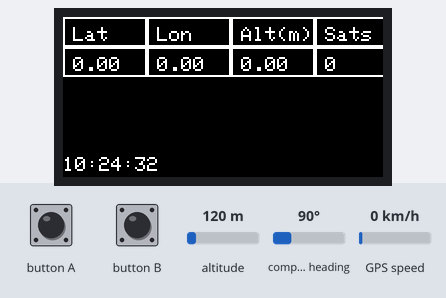
This sketch was run on a simulated ESP32. Parts: 160×80 colour display. The test bench sets the inputs (shaded band); at power-on: altitude 120 m, compass heading 90°, GPS speed 0 km/h. The GPS gets a fix after 3 s at 37.7749, -122.4194 with 8 satellites; what the sketch prints to the serial monitor is not drawn.

Above: at 3.7 s.
3.8 s: button A pressed for 3.2 s
At 7.6 s:
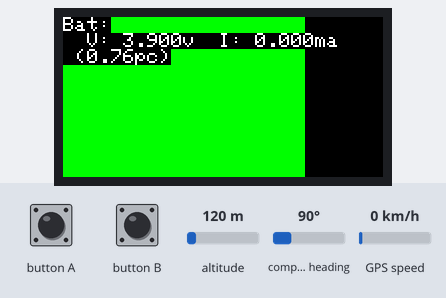
8.5 s: button A pressed for 3.2 s
At 11.6 s:
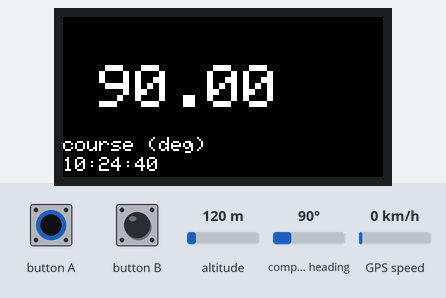
13.2 s: button A pressed for 3.2 s
At 17.3 s:
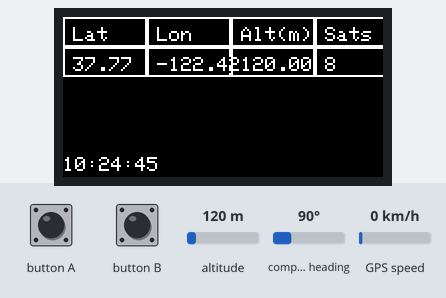
20.5 s: button B pressed for 0.15 s
At 21.4 s:
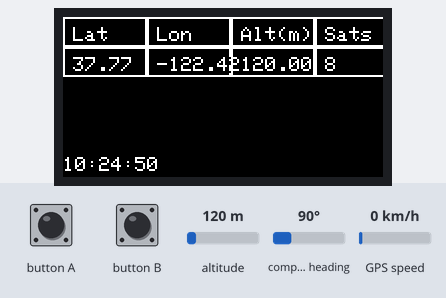
24.7 s: altitude set to 250 m
At 28.4 s:
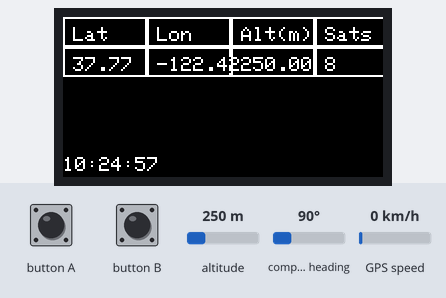
28.8 s: button B pressed for 1 s
At 29.8 s:
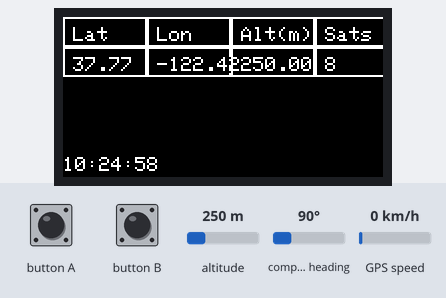
Timing chart, 0 to 31.8 s (numbered marks = the images above; inputs shaded):
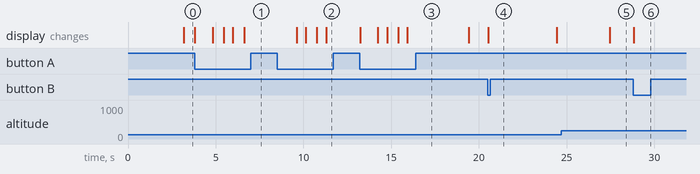

The sketch:

gps-fancy.ino
```cpp
#include <M5StickC.h>　
#include "TinyGPS++.h"        // Downloaded lib
#include <cmath>

TinyGPSPlus gps;
HardwareSerial GPSRaw(2);

static int displayRefreshWait = 3000;
int lastRefresh = 0;
int currentView = 0;
int secondarySelection = 0;

double destinationLat = 0.00;
double destinationLng = 0.00;

void setup() {
  M5.begin();
  Serial.begin(9600);

  M5.Lcd.setRotation(3);
  M5.Lcd.fillScreen(BLACK);
  GPSRaw.begin(9600, SERIAL_8N1, 33, 32);
}

void cellPosition(int row, int column, int cellHeight, int cellWidth, int result[]) {
  result[0] = column * cellWidth;
  result[1] = row * cellHeight;
}

void cellTextPosition(int row, int column, int cellHeight, int cellWidth, int textXOffset, int textYOffset, int result[]) {
  int cellPos[2] = {};
  cellPosition(row, column, cellHeight, cellWidth, cellPos);
  cellPos[0] += textXOffset;
  cellPos[1] += textYOffset;
}

void cellTextPosition(int cellPos [], int textXOffset, int textYOffset, int result[]) {
  result[0] = cellPos[0] + textXOffset;
  result[1] = cellPos[1] + textYOffset;
}

void drawTable(int columnCount, int rowCount, String values[]) {
  int cellHeight = 15;
  int textOffsetY = 5;
  int textOffsetX = 5;
  int cellWidth = 42;

  for(int row = 0; row < rowCount; row++) {
    for(int column = 0; column < columnCount; column++) {
      int currCellPosition[2] = {};
      cellPosition(row, column, cellHeight, cellWidth, currCellPosition);
      M5.Lcd.drawRect(currCellPosition[0], currCellPosition[1], cellWidth, cellHeight, WHITE);

      int cellTextPos[2] = {0, 0};
      cellTextPosition(currCellPosition, textOffsetX, textOffsetY, cellTextPos);
      M5.Lcd.setCursor(cellTextPos[0], cellTextPos[1]);
      M5.Lcd.printf(values[row * columnCount + column].c_str());
    }
  }
}

void pendingMessage() {
  int dotCount = (millis() / 1000) % 4;
  int x = 140;
  int y = 70;
  M5.Lcd.setCursor(x, y);
    M5.Lcd.print("    ");
  M5.Lcd.setCursor(x, y);
  for(int i = 0; i < dotCount; i++) {
    M5.Lcd.print(".");
  }
}

void refreshTime(int x, int y, TinyGPSPlus gps) {
  M5.Lcd.setCursor(x, y);
  M5.Lcd.printf("            ");
  M5.Lcd.setCursor(x, y);
  M5.Lcd.printf("%02i:%02i:%02i", gps.time.hour(), gps.time.minute(), gps.time.second());
}

void refreshTable(TinyGPSPlus gps) {

  String empty[] = { "Lat", "Lon", "Alt(m)", "Sats"
                     "      ", "      ", "      ", "      " };

  drawTable(3, 2, empty);

  String values[] = {
                              "Lat",                           "Lon",                    "Alt(m)",                    "Sats",
                      String(gps.location.lat()), String(gps.location.lng()), String(gps.altitude.meters()), String(gps.satellites.value())
                    };
  drawTable(4, 2, values);
}

void largeSpeed(TinyGPSPlus gps) {
  if(secondarySelection > 3) secondarySelection = 0;


  float speedVal = 0.0;
  char* speedName = "?";
  switch(secondarySelection) {
      case 0:
          speedVal = gps.speed.knots();
          speedName = "kts";
        break;
      case 1:
          speedVal = gps.speed.mph();
          speedName = "mph";
        break;
      case 2:
          speedVal = gps.speed.mps();
          speedName = "m/s";
        break;
      case 3:
          speedVal = gps.speed.kmph();
          speedName = "km/h";
        break;
  }

  M5.Lcd.setCursor(0,0);
  M5.Lcd.fillScreen(BLACK);
  M5.Lcd.setTextSize(3);
  M5.Lcd.println("");
  M5.Lcd.printf("   %.2f",speedVal);
  M5.Lcd.setTextSize(1);
  M5.Lcd.println("");
  M5.Lcd.println(speedName);
}

void largeCourse(TinyGPSPlus gps) {
  M5.Lcd.setCursor(0,0);
  M5.Lcd.fillScreen(BLACK);
  M5.Lcd.setTextSize(3);
  M5.Lcd.println("");
  M5.Lcd.printf(" %.2f",gps.course.deg());
  M5.Lcd.setTextSize(1);
  M5.Lcd.setCursor(0, 60);
  M5.Lcd.println("course (deg)");
}

void batteryFullScreen() {
  float maxVoltage = 4.183;
  float minVoltage = 3;
  float voltage = M5.Axp.GetBatVoltage();
  float amountAboveMin = voltage - minVoltage;
  float voltageSpread = maxVoltage - minVoltage;
  float percent = (amountAboveMin / voltageSpread);
  // 80 * 160 resolution
  float width = 160 * percent;

  M5.Lcd.fillScreen(BLACK);
  M5.Lcd.fillRect(0, 0, width, 80, GREEN);

  M5.Lcd.setCursor(0,0);
  M5.Lcd.printf("Bat:\r\n  V: %.3fv  I: %.3fma\r\n (%.2fpc)", voltage, M5.Axp.GetBatCurrent(), percent);
}

void drawNumber(uint16_t backColor, uint16_t foreColor, int cursorXPos, int cursorYPos, float posVal) {
  M5.Lcd.setTextColor(foreColor, backColor);
  M5.Lcd.setCursor(cursorXPos, cursorYPos);
  M5.Lcd.printf("%.1f", posVal);
}

void drawString(uint16_t backColor, uint16_t foreColor, int cursorXPos, int cursorYPos, char *text) {
  M5.Lcd.setTextColor(foreColor, backColor);
  M5.Lcd.setCursor(cursorXPos, cursorYPos);
  M5.Lcd.print(text);
}

void drawLatLngSelection(TinyGPSPlus gps) {
  M5.Lcd.fillScreen(BLACK);
  M5.Lcd.setCursor(10,10);

  // Selection is Lat (increase 0.1 (0), increase 10 (1), flip sign (2)), Lon (increase 0.1 (3), increase 10 (4), flip sign (5));
  // So 6 possible selections
  if(secondarySelection > 5) secondarySelection = 0;

  bool latHighlight = secondarySelection < 3;
  uint16_t selectionFore = BLACK;
  uint16_t selectionBack = WHITE;

  M5.Lcd.setTextSize(2);
  int leftIndent = 10;
  int secondIndent = 80;
  int topPad = 20;
  drawString(BLACK, WHITE, leftIndent, 5, "LAT");
  drawString(BLACK, WHITE, secondIndent, 5, "LON");
  if(latHighlight) {
    drawNumber(selectionBack, selectionFore, leftIndent, topPad, destinationLat);
    drawNumber(selectionFore, selectionBack, secondIndent, topPad, destinationLng);
  } else {
    drawNumber(selectionFore, selectionBack, leftIndent, topPad, destinationLat);
    drawNumber(selectionBack, selectionFore, secondIndent, topPad, destinationLng);
  }

  M5.Lcd.setTextSize(1);
  char *increaseTenthsText = "+0.1";
  char *increaseTensText = "+10";
  char *flipText = "*-1";
  char *toolMessages[3] = {
    increaseTenthsText, increaseTensText, flipText
  };
  int controlIndent = 30;
  int controlTopPad = 50;
  int toolSelection = secondarySelection % 3;
  for(int i = 0; i < 3; i++) {
    char *toolMsg = toolMessages[i];
    uint16_t fore = selectionBack;
    uint16_t back = selectionFore;
    if(i == toolSelection) {
      fore = selectionFore;
      back = selectionBack;
    }
    drawString(back, fore, controlIndent * (i + 1), controlTopPad, toolMsg);
  }

  M5.Lcd.setTextColor(WHITE, BLACK);
}

void capDestLatLng() {
  if(destinationLat < -90) destinationLat = -90;
  if(destinationLat > 90) destinationLat = 90;
  if(destinationLng < -180) destinationLng = -180;
  if(destinationLng > 180) destinationLng = 180;
}

bool btnAPressedSinceLastUiDraw() {
  float sinceChange = millis() - M5.BtnA.lastChange();
  // < 100 ensures no false positives
  return M5.BtnA.lastChange() > lastRefresh && sinceChange < 100;
}

void distanceToDestView(TinyGPSPlus gps) {
  if(btnAPressedSinceLastUiDraw()) {

    // Selection is Lat (increase (0), flip sign (1)), Lon (increase (2), flip sign (3));
    // So 4 possible selections
    float tenthChange = 0.1;
    float tenChange = 10.0;
    switch(secondarySelection) {
      case 0:
        destinationLat += tenthChange;
        break;
      case 1:
        destinationLat += tenChange;
        break;
      case 2:
        destinationLat *= -1.0;
        break;
      case 3:
        destinationLng += tenthChange;
        break;
      case 4:
        destinationLng += tenChange;
        break;
      case 5:
        destinationLng *= -1.0;
        break;
    }
    capDestLatLng();
  }

  drawLatLngSelection(gps);

  double distanceKm = gps.distanceBetween(
    gps.location.lat(),
    gps.location.lng(),
    destinationLat,
    destinationLng) / 1000.0;

  M5.Lcd.setCursor(50, 70);
  M5.Lcd.printf("Dist: %.3fkm", distanceKm);
}

void uiLoop(TinyGPSPlus gps) {

  switch (currentView) {
      case 0: // Table view
        M5.Lcd.setTextSize(1);
        refreshTable(gps);
        refreshTime(0, 70, gps);
        break;
      case 1: // speed, big
        largeSpeed(gps);
        refreshTime(0, 70, gps);
        break;
      case 2: // direction, big
        largeCourse(gps);
        refreshTime(0, 70, gps);
        break;
      case 3: // time, big
        M5.Lcd.setTextSize(3);
        refreshTime(10, 25, gps);
        break;
      case 4: // battery, big
        M5.Lcd.setTextSize(1);
        batteryFullScreen();
        break;
      case 5:
        M5.Lcd.setTextSize(1.5);
        distanceToDestView(gps);
        break;
      default:
        currentView = 0;
        uiLoop(gps);
        break;
    }
  lastRefresh = millis();
}

bool canRefreshDisplay() {
  return lastRefresh + displayRefreshWait < millis();
}

void handleButtons(TinyGPSPlus gps) {
  M5.update();

  // refresh on BtnA press to allow views to react. They have to do time comparisons though, as this resets the check (see drawLatLngSelection)
  if(M5.BtnA.wasPressed()) {
    uiLoop(gps);
  }

  // cycle screens when button pressed for > 1s
  if(M5.BtnA.pressedFor(1000)) {
    currentView++;
    secondarySelection = 0;
    M5.Lcd.fillScreen(BLACK);
    uiLoop(gps);
    delay(500); // cycle screens one every 0.5s whilst button is pressed
  }

  if(M5.BtnB.wasPressed()) {
    secondarySelection++;
    M5.Lcd.fillScreen(BLACK);
    uiLoop(gps);
  }
}

void loop() {
  while(GPSRaw.available()) {
    char x = GPSRaw.read();
    gps.encode(x);
    Serial.print(x); // output NMEA over serial

    if (gps.location.isUpdated() || gps.time.isUpdated()) {
      if(canRefreshDisplay()) {
        uiLoop(gps);
      }
    }
  }
  handleButtons(gps);
}
```

Measured:
- after the input at 3.8 s, the display: first changes at once (image 1 shows a later state)
- after the input at 8.5 s, the display: first changes after 1.1 s (image 2 shows a later state)
- after the input at 20.5 s, the display: changes at once (image 4)
- after the input at 24.7 s, the display: changes after 2.7 s (image 5)
